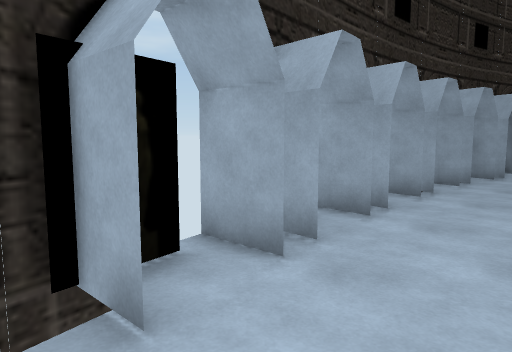
view 1 (above)

15 first-person views from a walk through a scene from a Unity 3-D project. The camera is 1.5 m above the floor, tilts 6° down and sees 70° across. The floor is counted in squares, 1 m on a side. Each view is taken from the middle of a square. On the plan, view 1 faces up. The plan holds only what a view shows up to about 16 squares ahead; the rest is blank. The place goes on beyond the plan.

view 2
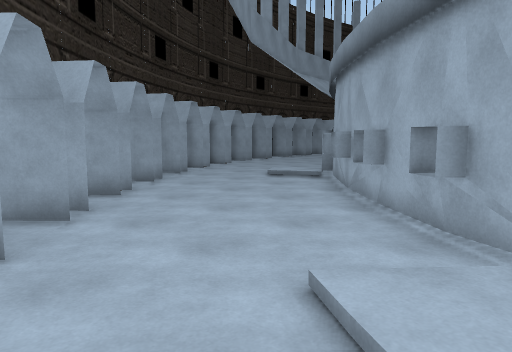

view 3
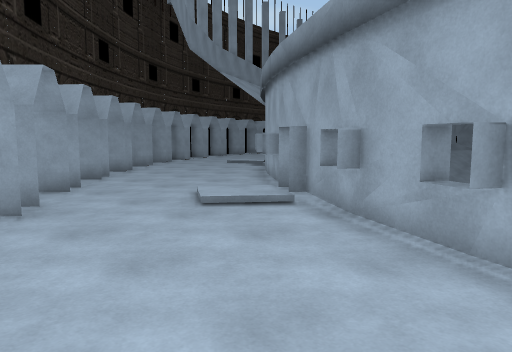

view 4
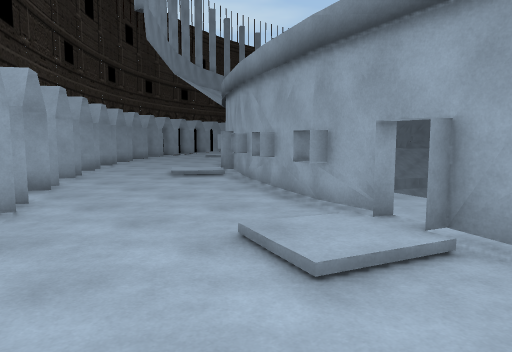

view 5
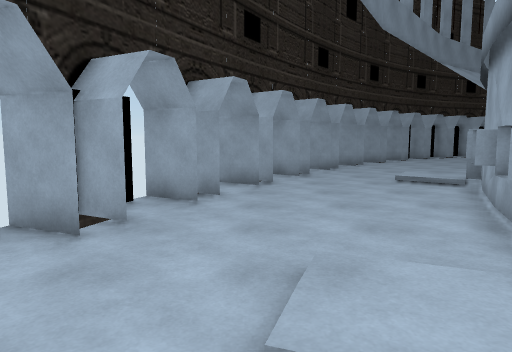

view 6
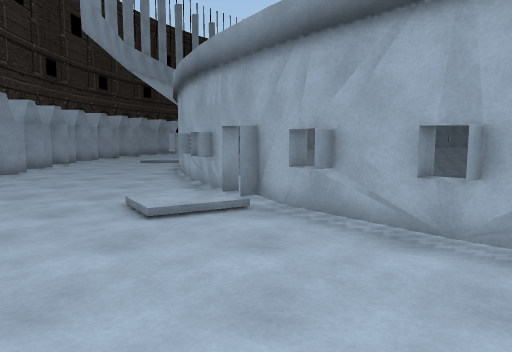

view 7
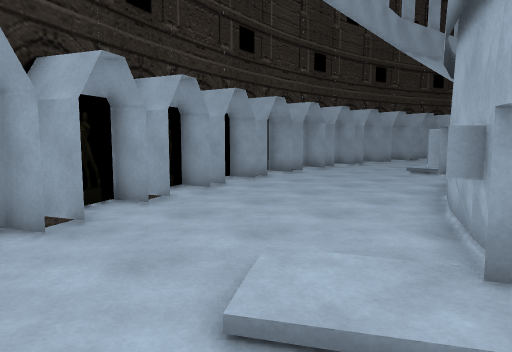

view 8
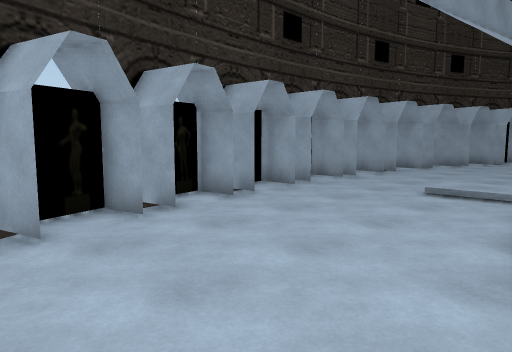

view 9
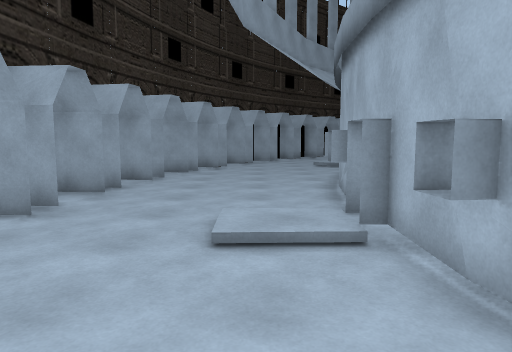

view 10
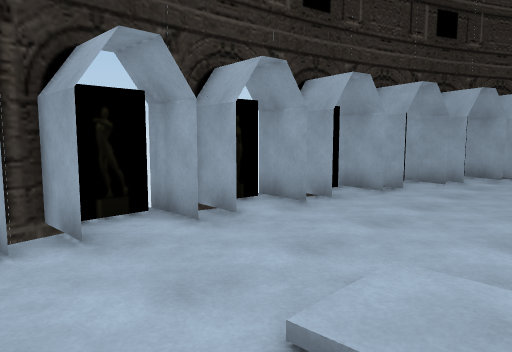

view 11
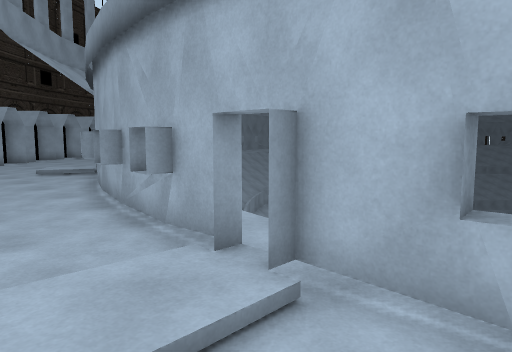

view 12
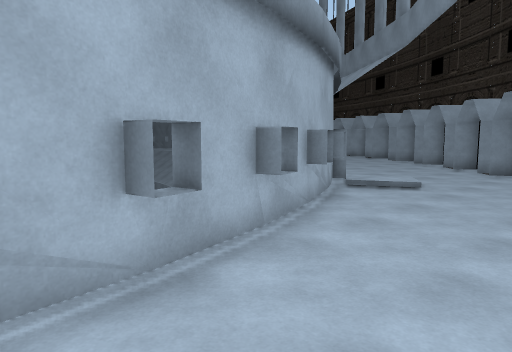

view 13
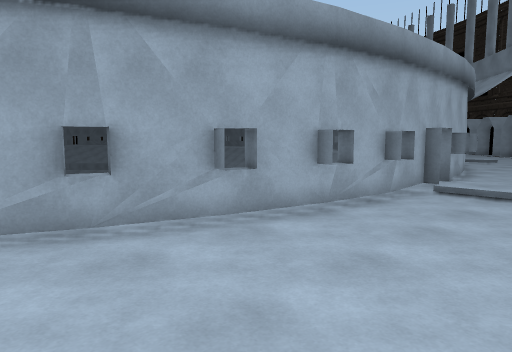

view 14
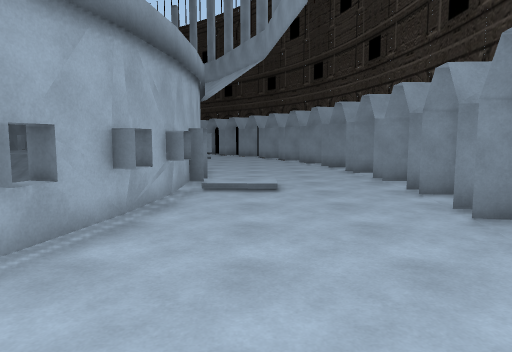

view 15
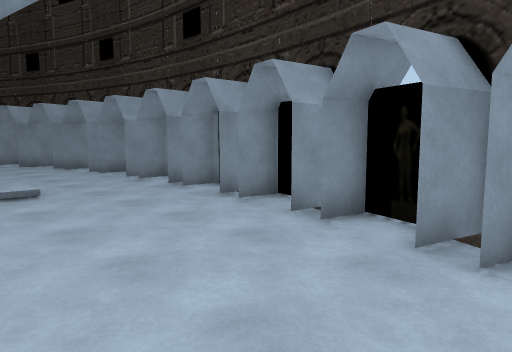

### Floor plan
Key: @ floor where view 1 was taken; # wall or solid block; x gap in a wall; . main floor; : floor 0.25 m higher than the main floor; / step, stairs or slope; v drop or lower ground.
Columns run from 6 left of view 1 to 37 right of it. Each row starts with its distance up from view 1.
 20                               ##### #v
 19                         ########.#####x##
 18                      #####.##....##.#..####
 17                     ###..................##
 16                  ####.......................
 15                ###..........................
 14                #.............../:...........
 13              ###.............../:...........
 12             ##.............###########......
 11            ##...../....#####         ####...
 10           ##...../:..###                ###
  9           #....../:###
  8        ##.........##
  7         #.......###
  6       #........##
  5      ###.......#
  4      ##......###
  3     ##.......#
  2     ##.../..##
  1     ..../:/##
  0   ##..@.//##
 -1    #......#
 -2  #.......##
 -3 ###......#
 -4 #.......##
 -5 #......##
 -6 #......#
 -7 #......#
 -8 ..../.##
 -9 .../::#
-10  ..//:#
-11   ....#
-12 .  .

Positions as (right, up) in squares from view 1, and headings:
1: (0, 0), facing up
2: (0, 0), facing up-right
3: (-3, -6), facing up-right
4: (-6, -12), facing up-right
5: (-3, -12), facing up
6: (4, 8), facing right
7: (9, 8), facing up-right
8: (15, 11), facing up-right
9: (20, 14), facing right
10: (23, 13), facing up-right
11: (23, 15), facing down-right
12: (23, 15), facing down-left
13: (37, 16), facing down-left
14: (37, 14), facing left
15: (37, 12), facing up-left
